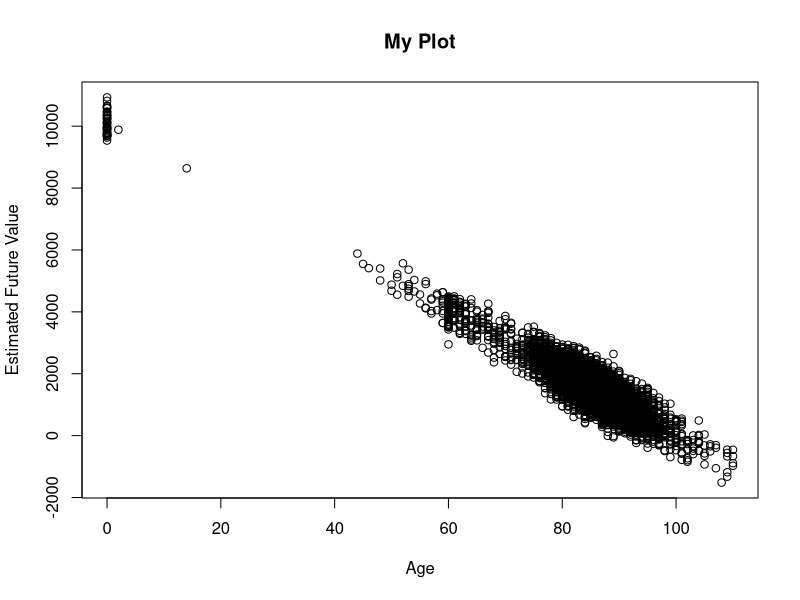
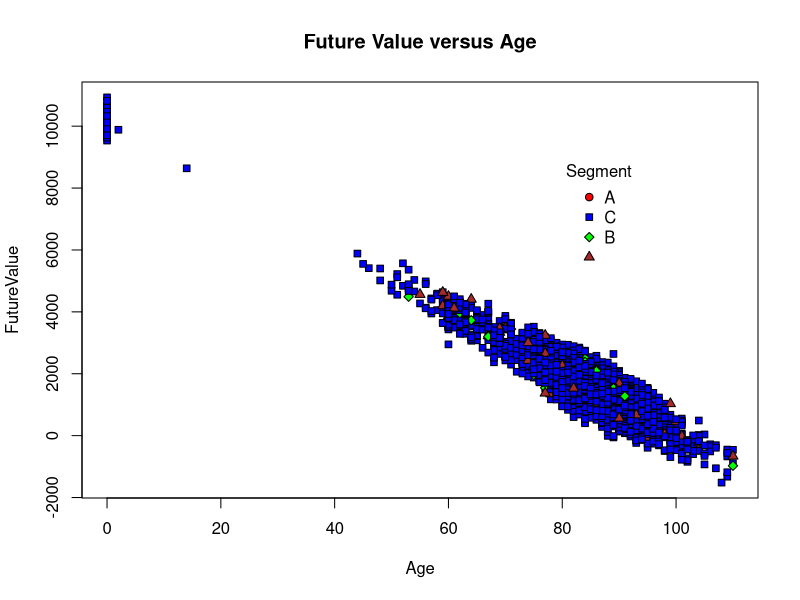
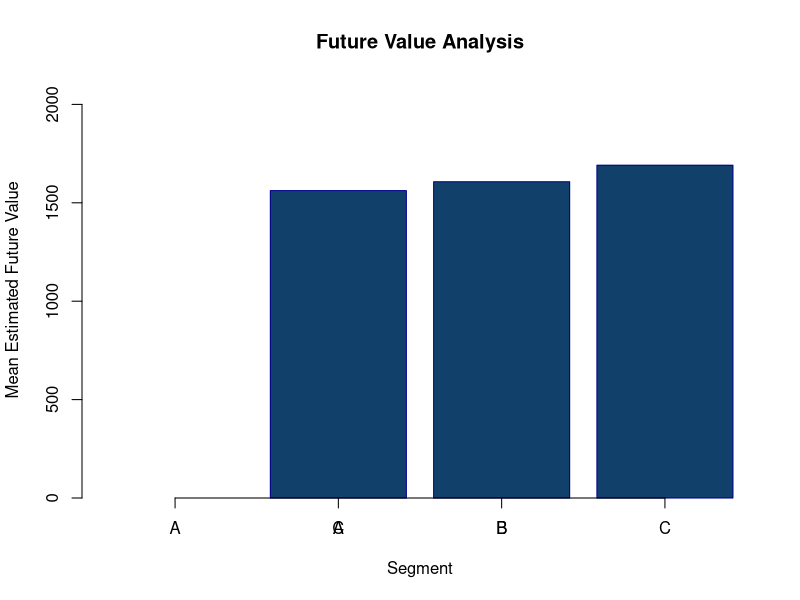
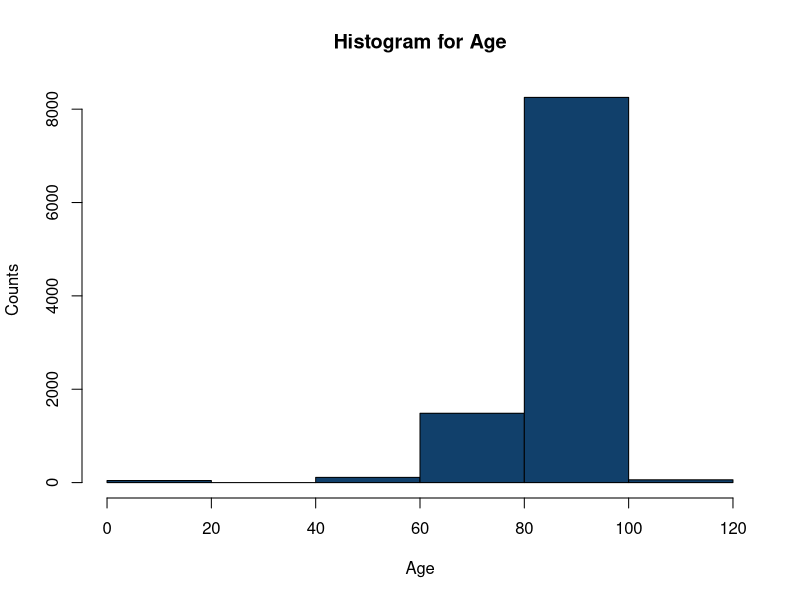
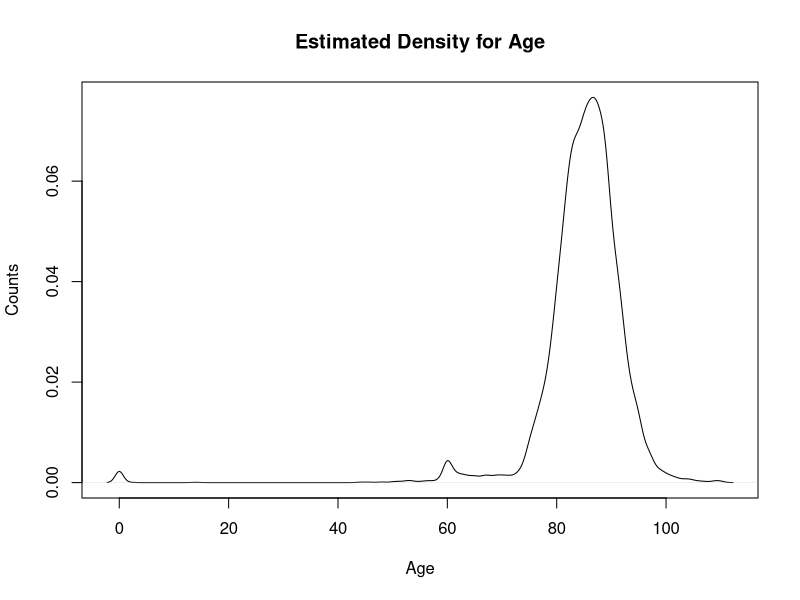
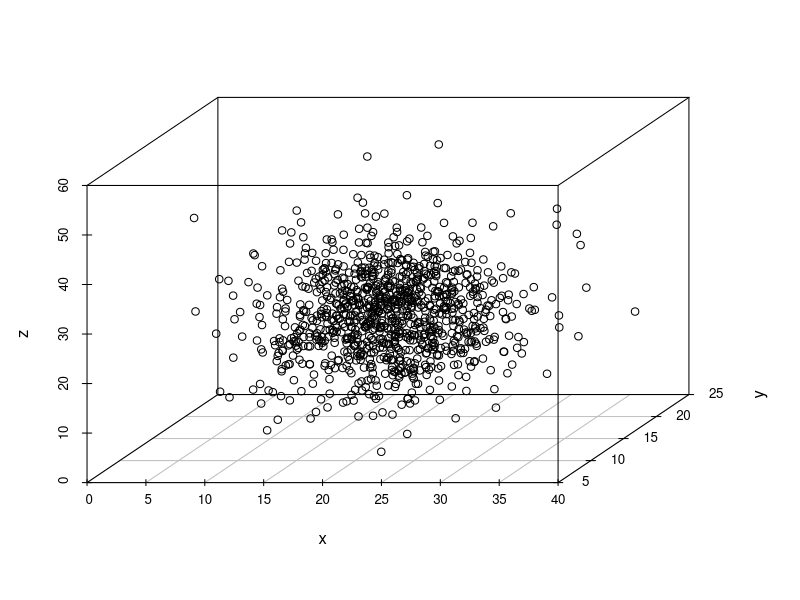
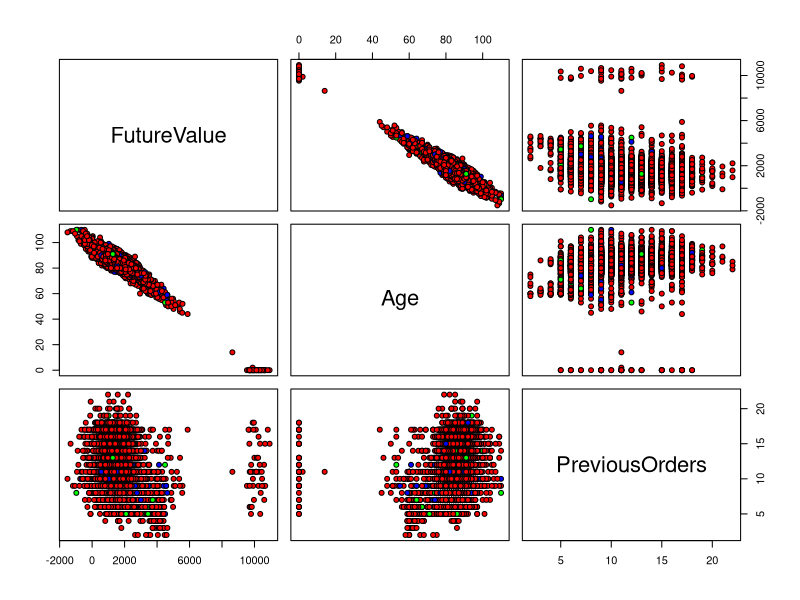
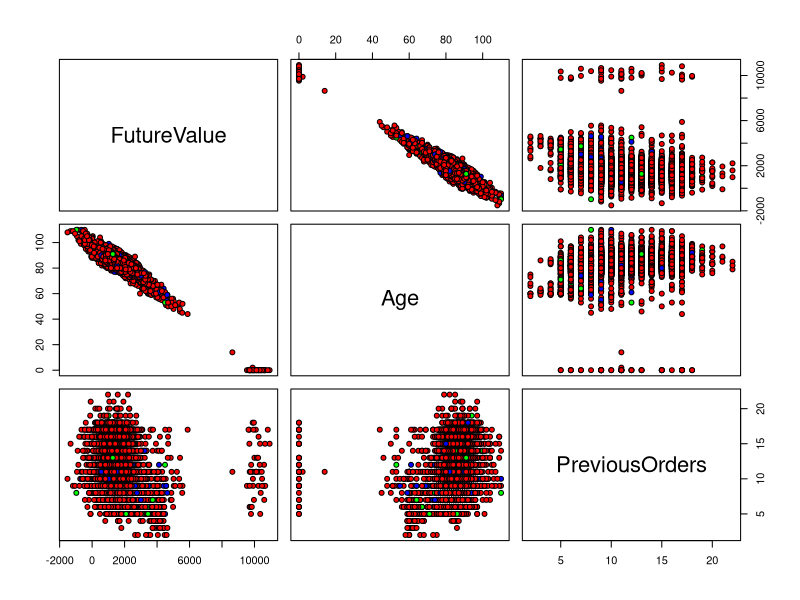

Source code (R) for these figures, in order:
setwd('/data/app/gcbcofflan/sg62708/training')
customer <- read.csv("newcustomers.csv", stringsAsFactors = TRUE)
colnames(customer)



a <- list('a','b','c')
b <- list('c', 'd', 'e')

union(a,b)
       
intersect(a,b)
setdiff(a,b)
       
setdiff(b,a)
       
is.element(1:10,2)
       
1:10 %in% 2

keycode1 <- c("A1","A3","AA1")
keycode2 <-c("AA2","AA6")





keycode <- union(keycode1, keycode2)



matches <- match(customer$Keycode,keycode, nomatch=0)
length(matches) 






matches[1:500]

table(matches)





customer.subset <- customer[matches!=0,]

nrow(customer.subset)


matches <- is.element(customer$Keycode,keycode)

matches[1:500]




matches <- is.element(customer$Keycode,keycode)

matches[1:500]

sum(matches)



customer.subset <- customer[matches,]

nrow(customer.subset)

#table(customer.subset$Keycode)






editvec <- function(x) {
  y <- (x+5)^2   # do our thing
  y  # the result of the last statement before exiting is returned by the function
}



class(editvec)

editvec(1:20)




newvec <- editvec(1:20)

newvec

class(newvec)






my.simple.imputation <- function(x, replacement=NULL) {
  if (!is.numeric(x)) stop("You must pass in a numeric vector")
  if (!is.numeric(replacement) & !is.null(replacement)) stop("You must pass in a numeric replacement value, or NULL to use the mean")
  if (is.null(replacement)) replacement <- mean(x, na.rm=TRUE)
  x <- ifelse(is.na(x), replacement, x)
  x
}


my.simple.imputation(c(1:10,NA,11:20))

my.simple.imputation(c(1:10,NA,11:20), replacement=0)





my.simple.imputation <- function(x, replacement=NULL) {
  if (!is.numeric(x)) stop("You must pass in a numeric vector")
  if (!is.numeric(replacement) & !is.null(replacement)) stop("You must pass in a numeric replacement value, or NULL to use the mean")
  if (is.null(replacement)) replacement <- mean(x, na.rm=TRUE)
  x <- ifelse(is.na(x), replacement, x)
  x
}


customer$TotalSpending2 <- my.simple.imputation(customer$TotalSpending)
head(data.frame(customer$TotalSpending, customer$TotalSpending2))

customer$TotalSpending2 <- my.simple.imputation(customer$TotalSpending, replacement=0)
head(data.frame(customer$TotalSpending, customer$TotalSpending2))


segments<-unique(customer$Segment)

customer$FutureValue <- round( (100-customer$Age)*100 +
                                  50 * match(customer$Segment, segments) +
                                  rnorm( nrow ( customer),0,350) 
)


plot(customer$Age,
     customer$FutureValue, 
     type="p", 
     pch=1, 
     col="black", 
     xlab="Age", 
     ylab="Estimated Future Value",
     main="My Plot")



my.colors <- c(A="red",B="blue",C="green",N="brown")
my.symbols <- c(A=21, B=22, C=23, N=24)
my.colors["A"]
my.symbols[c("A","A","B","C","N","B","B")]





with(customer,{
  plot(Age, 
       FutureValue, 
       type="p",
       bg=my.colors[Segment],
       pch=my.symbols[Segment], 
       main="Future Value versus Age")
  
  legend(80,9000,
         legend=segments,
         pt.bg=my.colors,
         pch=my.symbols,
         title="Segment",
         yjust=1,
         bty="n")
}
)


means <- tapply(customer$FutureValue, customer$Segment, mean, na.rm=TRUE)

bar.color <- rgb(red=17, blue=107, green=64, maxColorValue=255)


bar.xpositions <- barplot(means, names.arg=names(means), 
                          col=bar.color, 
                          border="dark blue",
                          ylim=c(0,1.25*max(means, na.rm = TRUE)),
                          main="Future Value Analysis",
                          xlab="Segment",
                          ylab="Mean Estimated Future Value"
                          )



axis(1,at=bar.xpositions,labels=unique(customer$Segment))


hist(customer$Age, 
     breaks=5,
     col=bar.color, 
     xlab="Age", 
     ylab="Counts", 
     main="Histogram for Age")

age.density <- density(customer$Age, na.rm=TRUE)

plot(age.density, 
     xlab="Age",
     ylab="Counts",
     main="Estimated Density for Age") 




x <- rnorm(1000,mean=20,sd=5)
y <- rnorm(1000,mean=15,sd=3)
z <- rnorm(1000,mean=25,sd=8)


install.packages("scatterplot3d", dependencies = TRUE)


library(scatterplot3d)
scatterplot3d(x,y,z)


pairs(subset(customer,TRUE,c("FutureValue","Age","PreviousOrders")), 
      pch=21, 
      bg=my.colors[match(customer$Segment,segments)])


pairs(subset(customer,TRUE,c("FutureValue","Age","PreviousOrders")),
      pch=21,
      bg=my.colors[match(customer$Segment,segments)])


library(lattice)
xyplot(FutureValue~Age,data=customer,
       xlab="Age",
       ylab="Estimated Future Value",
       main="My Trellis Graph")
xyplot(FutureValue~Age|Segment,
       data=customer,
       xlab="Age",
       ylab="Estimated Future Value",
       main="My Trellis Graph by Segment")
